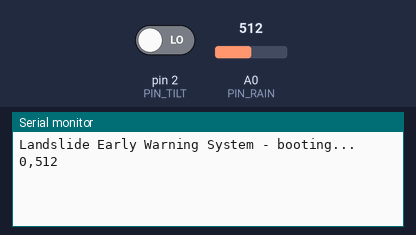
Simulated run of this sketch. Board: Arduino Uno, built with avr-gcc and run on an emulated ATmega328P. Shown: the last lines printed to the serial monitor. The test bench sets the inputs (shaded band); at power-on: A0 (PIN_RAIN) = 512, pin 2 (PIN_TILT) LOW.

Above: at 1.8 s.
1.9 s: A0 (PIN_RAIN) set to 487
At 2.8 s:
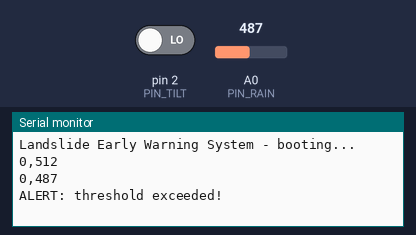
4.5 s: pin 2 (PIN_TILT) driven HIGH
6.0 s: A0 (PIN_RAIN) set to 510
At 6.8 s:
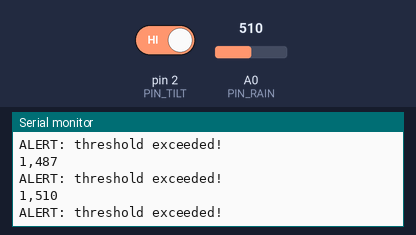
7.5 s: pin 2 (PIN_TILT) driven LOW
At 8.6 s:
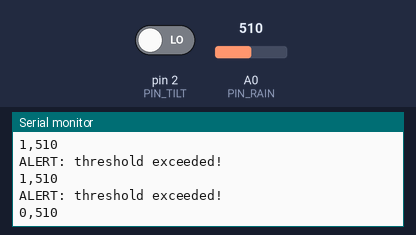
Timing chart, 0 to 10.0 s (numbered marks = the images above; inputs shaded):
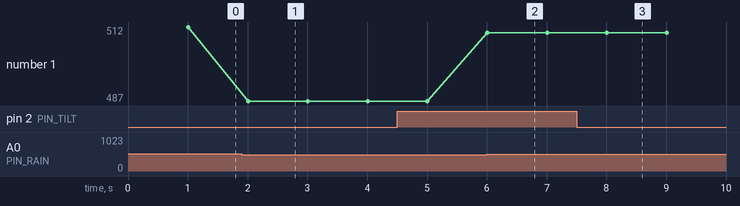

Measured:
- the behaviour switches between 500 and 499 on A0 (PIN_RAIN) (found by bisection; images 0 and 1)
- after the input at 1.9 s, the serial monitor: prints a new line after 0.11 s (image 1)
- after the input at 6.0 s, the serial monitor: prints a new line at once (image 2)
- after the input at 7.5 s, the serial monitor: prints a new line after 0.51 s (image 3)
- plotted number 1: 512 → 487 after the input at 1.9 s, 487 → 510 after the input at 6.0 s

The sketch:

landslide_warning.ino
```cpp
// (licence header left out)
#include <SoftwareSerial.h>

// ---------- Pin configuration ----------
const uint8_t PIN_BT_RX   = 10;   // Arduino RX  <- HC-05/06 TXD
const uint8_t PIN_BT_TX   = 11;   // Arduino TX  -> HC-05/06 RXD (via divider)
const uint8_t PIN_TILT    = 2;    // Digital tilt sensor
const uint8_t PIN_RAIN    = A0;   // Analog rain sensor

// ---------- Thresholds (calibrate for your sensors/site) ----------
// Most analog rain sensors output a LOWER value when wetter.
const int RAIN_THRESHOLD  = 500;
const unsigned long SAMPLE_INTERVAL_MS = 1000;

SoftwareSerial btSerial(PIN_BT_RX, PIN_BT_TX);

unsigned long lastSampleTime = 0;

void setup() {
  Serial.begin(9600);       // USB debug console
  btSerial.begin(9600);     // Default HC-05/06 baud rate
  pinMode(PIN_TILT, INPUT);

  Serial.println(F("Landslide Early Warning System - booting..."));
  btSerial.println(F("SYSTEM_READY"));
}

void loop() {
  unsigned long now = millis();
  if (now - lastSampleTime < SAMPLE_INTERVAL_MS) {
    return;
  }
  lastSampleTime = now;

  int tiltState = digitalRead(PIN_TILT);
  int rainValue = analogRead(PIN_RAIN);

  sendReading(tiltState, rainValue);

  if (isAlertCondition(tiltState, rainValue)) {
    triggerAlert();
  }
}

bool isAlertCondition(int tiltState, int rainValue) {
  return (tiltState == HIGH) || (rainValue < RAIN_THRESHOLD);
}

void sendReading(int tiltState, int rainValue) {
  String payload = String(tiltState) + "," + String(rainValue);
  btSerial.println(payload);
  Serial.println(payload);   // mirror to USB serial for debugging
}

void triggerAlert() {
  btSerial.println(F("ALERT"));
  Serial.println(F("ALERT: threshold exceeded!"));
}
```
